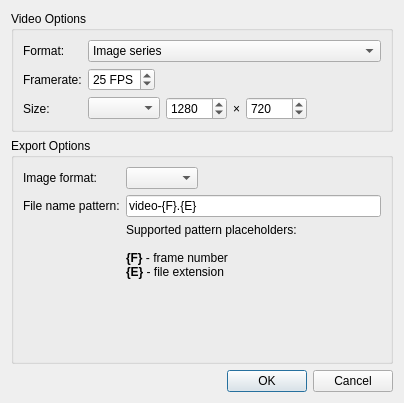
<?xml version="1.0" encoding="UTF-8"?>
<ui version="4.0">
 <class>VideoExport</class>
 <widget class="QDialog" name="VideoExport">
  <property name="geometry">
   <rect>
    <x>0</x>
    <y>0</y>
    <width>404</width>
    <height>403</height>
   </rect>
  </property>
  <property name="sizePolicy">
   <sizepolicy hsizetype="Fixed" vsizetype="Expanding">
    <horstretch>0</horstretch>
    <verstretch>0</verstretch>
   </sizepolicy>
  </property>
  <property name="windowTitle">
   <string>Export video</string>
  </property>
  <layout class="QVBoxLayout">
   <item>
    <widget class="QGroupBox">
     <property name="title">
      <string>Video Options</string>
     </property>
     <layout class="QFormLayout">
      <property name="fieldGrowthPolicy">
       <enum>QFormLayout::AllNonFixedFieldsGrow</enum>
      </property>
      <item row="0" column="0">
       <widget class="QLabel">
        <property name="text">
         <string>Format:</string>
        </property>
       </widget>
      </item>
      <item row="0" column="1">
       <widget class="QComboBox" name="exportFormatChoice">
        <item>
         <property name="text">
          <string>Image series</string>
         </property>
        </item>
        <item>
         <property name="text">
          <string notr="true">FFmpeg</string>
         </property>
        </item>
       </widget>
      </item>
      <item row="1" column="0">
       <widget class="QLabel">
        <property name="text">
         <string>Framerate:</string>
        </property>
       </widget>
      </item>
      <item row="1" column="1">
       <widget class="QSpinBox" name="fps">
        <property name="sizePolicy">
         <sizepolicy hsizetype="Fixed" vsizetype="Fixed">
          <horstretch>0</horstretch>
          <verstretch>0</verstretch>
         </sizepolicy>
        </property>
        <property name="suffix">
         <string> FPS</string>
        </property>
        <property name="minimum">
         <number>1</number>
        </property>
        <property name="value">
         <number>25</number>
        </property>
       </widget>
      </item>
      <item row="2" column="0">
       <widget class="QLabel">
        <property name="text">
         <string>Size:</string>
        </property>
       </widget>
      </item>
      <item row="2" column="1">
       <layout class="QHBoxLayout">
        <item>
         <widget class="QComboBox" name="sizeChoice"/>
        </item>
        <item>
         <widget class="QSpinBox" name="framewidth">
          <property name="minimum">
           <number>10</number>
          </property>
          <property name="maximum">
           <number>10000</number>
          </property>
          <property name="value">
           <number>1280</number>
          </property>
         </widget>
        </item>
        <item>
         <widget class="QLabel" name="sizeXlabel">
          <property name="sizePolicy">
           <sizepolicy hsizetype="Fixed" vsizetype="Preferred">
            <horstretch>0</horstretch>
            <verstretch>0</verstretch>
           </sizepolicy>
          </property>
          <property name="text">
           <string notr="true">×</string>
          </property>
         </widget>
        </item>
        <item>
         <widget class="QSpinBox" name="frameheight">
          <property name="minimum">
           <number>10</number>
          </property>
          <property name="maximum">
           <number>10000</number>
          </property>
          <property name="value">
           <number>720</number>
          </property>
         </widget>
        </item>
        <item>
         <spacer>
          <property name="orientation">
           <enum>Qt::Horizontal</enum>
          </property>
          <property name="sizeHint" stdset="0">
           <size>
            <width>10</width>
            <height>20</height>
           </size>
          </property>
         </spacer>
        </item>
       </layout>
      </item>
     </layout>
    </widget>
   </item>
   <item>
    <widget class="QGroupBox">
     <property name="title">
      <string>Export Options</string>
     </property>
     <layout class="QVBoxLayout">
      <property name="spacing">
       <number>0</number>
      </property>
      <property name="leftMargin">
       <number>0</number>
      </property>
      <property name="topMargin">
       <number>0</number>
      </property>
      <property name="rightMargin">
       <number>0</number>
      </property>
      <property name="bottomMargin">
       <number>0</number>
      </property>
      <item>
       <widget class="QStackedWidget" name="optionStack">
        <property name="currentIndex">
         <number>0</number>
        </property>
        <widget class="QWidget" name="page">
         <layout class="QFormLayout">
          <item row="0" column="0">
           <widget class="QLabel">
            <property name="text">
             <string>Image format:</string>
            </property>
           </widget>
          </item>
          <item row="0" column="1">
           <layout class="QHBoxLayout">
            <item>
             <widget class="QComboBox" name="imageFormatChoice"/>
            </item>
            <item>
             <spacer>
              <property name="orientation">
               <enum>Qt::Horizontal</enum>
              </property>
              <property name="sizeHint" stdset="0">
               <size>
                <width>118</width>
                <height>20</height>
               </size>
              </property>
             </spacer>
            </item>
           </layout>
          </item>
          <item row="1" column="0">
           <widget class="QLabel">
            <property name="text">
             <string>File name pattern:</string>
            </property>
           </widget>
          </item>
          <item row="1" column="1">
           <widget class="QLineEdit" name="filenamePattern">
            <property name="sizePolicy">
             <sizepolicy hsizetype="Expanding" vsizetype="Fixed">
              <horstretch>1</horstretch>
              <verstretch>0</verstretch>
             </sizepolicy>
            </property>
            <property name="text">
             <string notr="true">video-{F}.{E}</string>
            </property>
           </widget>
          </item>
          <item row="2" column="1">
           <widget class="QLabel">
            <property name="text">
             <string><![CDATA[<p>Supported pattern placeholders:<br><br><b>{F}</b> - frame number<br><b>{E}</b> - file extension</p>]]></string>
            </property>
            <property name="alignment">
             <set>Qt::AlignLeading|Qt::AlignLeft|Qt::AlignTop</set>
            </property>
           </widget>
          </item>
         </layout>
        </widget>
        <widget class="QWidget">
         <layout class="QFormLayout">
          <item row="0" column="0" colspan="2">
           <widget class="QLabel" name="ffmpegNotFoundWarning">
            <property name="styleSheet">
             <string notr="true">color: red</string>
            </property>
            <property name="text">
             <string>ffmpeg executable not found</string>
            </property>
            <property name="alignment">
             <set>Qt::AlignCenter</set>
            </property>
           </widget>
          </item>
          <item row="1" column="0" colspan="2">
           <widget class="QLineEdit" name="ffmpegBasics">
            <property name="readOnly">
             <bool>true</bool>
            </property>
           </widget>
          </item>
          <item row="2" column="0" colspan="2">
           <widget class="QCheckBox" name="ffmpegUseCustom">
            <property name="text">
             <string>Use custom arguments:</string>
            </property>
           </widget>
          </item>
          <item row="3" column="0" colspan="2">
           <widget class="QPlainTextEdit" name="ffmpegCustom">
            <property name="readOnly">
             <bool>false</bool>
            </property>
           </widget>
          </item>
         </layout>
        </widget>
       </widget>
      </item>
     </layout>
    </widget>
   </item>
   <item>
    <widget class="QDialogButtonBox" name="buttonBox">
     <property name="orientation">
      <enum>Qt::Horizontal</enum>
     </property>
     <property name="standardButtons">
      <set>QDialogButtonBox::Cancel|QDialogButtonBox::Ok</set>
     </property>
    </widget>
   </item>
  </layout>
 </widget>
 <resources/>
 <connections>
  <connection>
   <sender>buttonBox</sender>
   <signal>accepted()</signal>
   <receiver>VideoExport</receiver>
   <slot>accept()</slot>
   <hints>
    <hint type="sourcelabel">
     <x>268</x>
     <y>375</y>
    </hint>
    <hint type="destinationlabel">
     <x>157</x>
     <y>274</y>
    </hint>
   </hints>
  </connection>
  <connection>
   <sender>buttonBox</sender>
   <signal>rejected()</signal>
   <receiver>VideoExport</receiver>
   <slot>reject()</slot>
   <hints>
    <hint type="sourcelabel">
     <x>336</x>
     <y>375</y>
    </hint>
    <hint type="destinationlabel">
     <x>286</x>
     <y>274</y>
    </hint>
   </hints>
  </connection>
  <connection>
   <sender>exportFormatChoice</sender>
   <signal>activated(int)</signal>
   <receiver>optionStack</receiver>
   <slot>setCurrentIndex(int)</slot>
   <hints>
    <hint type="sourcelabel">
     <x>379</x>
     <y>59</y>
    </hint>
    <hint type="destinationlabel">
     <x>51</x>
     <y>335</y>
    </hint>
   </hints>
  </connection>
 </connections>
</ui>
